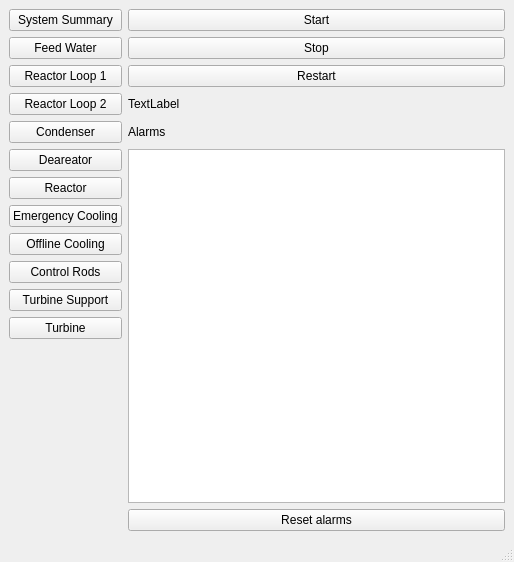
<?xml version="1.0" encoding="UTF-8"?>
<ui version="4.0">
 <class>MainWindow</class>
 <widget class="QMainWindow" name="MainWindow">
  <property name="geometry">
   <rect>
    <x>0</x>
    <y>0</y>
    <width>514</width>
    <height>562</height>
   </rect>
  </property>
  <property name="windowTitle">
   <string>Nuclear Power Plant</string>
  </property>
  <widget class="QWidget" name="centralwidget">
   <layout class="QGridLayout" name="gridLayout">
    <item row="7" column="0">
     <widget class="QPushButton" name="buttonReactor">
      <property name="text">
       <string>Reactor</string>
      </property>
     </widget>
    </item>
    <item row="6" column="1" rowspan="8">
     <widget class="QTextEdit" name="textAlarms"/>
    </item>
    <item row="0" column="1">
     <widget class="QPushButton" name="buttonStart">
      <property name="text">
       <string>Start</string>
      </property>
     </widget>
    </item>
    <item row="9" column="0">
     <widget class="QPushButton" name="buttonOfflineCooling">
      <property name="text">
       <string>Offline Cooling</string>
      </property>
     </widget>
    </item>
    <item row="3" column="0">
     <widget class="QPushButton" name="buttonLoop2">
      <property name="text">
       <string>Reactor Loop 2</string>
      </property>
     </widget>
    </item>
    <item row="2" column="1">
     <widget class="QPushButton" name="buttonRestart">
      <property name="text">
       <string>Restart</string>
      </property>
     </widget>
    </item>
    <item row="6" column="0">
     <widget class="QPushButton" name="buttonDeareator">
      <property name="text">
       <string>Deareator</string>
      </property>
     </widget>
    </item>
    <item row="3" column="1">
     <widget class="QLabel" name="labelRunning">
      <property name="text">
       <string>TextLabel</string>
      </property>
     </widget>
    </item>
    <item row="5" column="0">
     <widget class="QPushButton" name="buttonCondenser">
      <property name="text">
       <string>Condenser</string>
      </property>
     </widget>
    </item>
    <item row="1" column="1">
     <widget class="QPushButton" name="buttonStop">
      <property name="text">
       <string>Stop</string>
      </property>
     </widget>
    </item>
    <item row="1" column="0">
     <widget class="QPushButton" name="buttonFeedWater">
      <property name="text">
       <string>Feed Water</string>
      </property>
     </widget>
    </item>
    <item row="8" column="0">
     <widget class="QPushButton" name="buttonECC">
      <property name="text">
       <string>Emergency Cooling</string>
      </property>
     </widget>
    </item>
    <item row="5" column="1">
     <widget class="QLabel" name="labelAlarms">
      <property name="text">
       <string>Alarms</string>
      </property>
     </widget>
    </item>
    <item row="11" column="0">
     <widget class="QPushButton" name="buttonTurbineSupport">
      <property name="text">
       <string>Turbine Support</string>
      </property>
     </widget>
    </item>
    <item row="0" column="0">
     <widget class="QPushButton" name="buttonSystemSummary">
      <property name="text">
       <string>System Summary</string>
      </property>
     </widget>
    </item>
    <item row="14" column="1">
     <widget class="QPushButton" name="buttonAlarmsReset">
      <property name="text">
       <string>Reset alarms</string>
      </property>
     </widget>
    </item>
    <item row="10" column="0">
     <widget class="QPushButton" name="buttonControlRods">
      <property name="text">
       <string>Control Rods</string>
      </property>
     </widget>
    </item>
    <item row="2" column="0">
     <widget class="QPushButton" name="buttonLoop1">
      <property name="text">
       <string>Reactor Loop 1</string>
      </property>
     </widget>
    </item>
    <item row="12" column="0">
     <widget class="QPushButton" name="buttonTurbine">
      <property name="text">
       <string>Turbine</string>
      </property>
     </widget>
    </item>
   </layout>
  </widget>
  <widget class="QMenuBar" name="menubar">
   <property name="geometry">
    <rect>
     <x>0</x>
     <y>0</y>
     <width>514</width>
     <height>22</height>
    </rect>
   </property>
  </widget>
  <widget class="QStatusBar" name="statusbar"/>
 </widget>
 <resources/>
 <connections/>
</ui>
